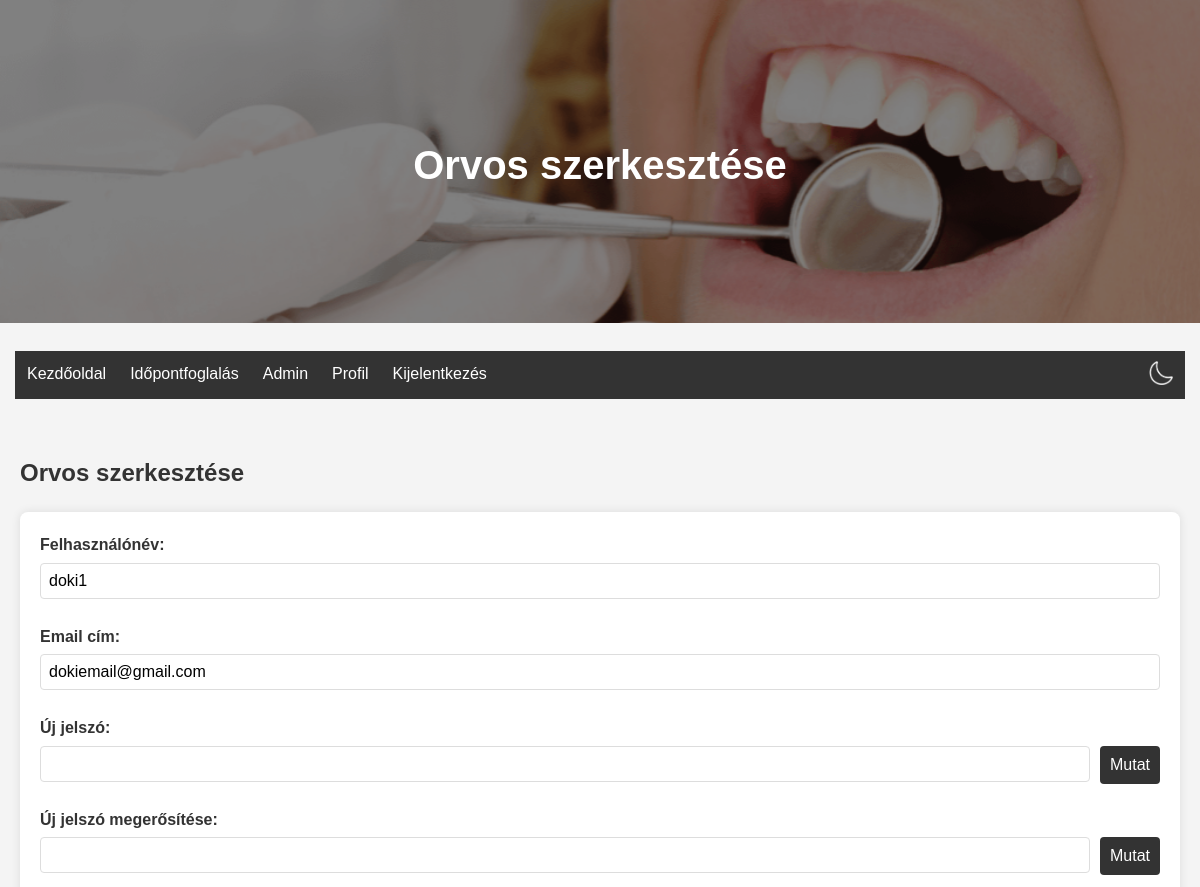
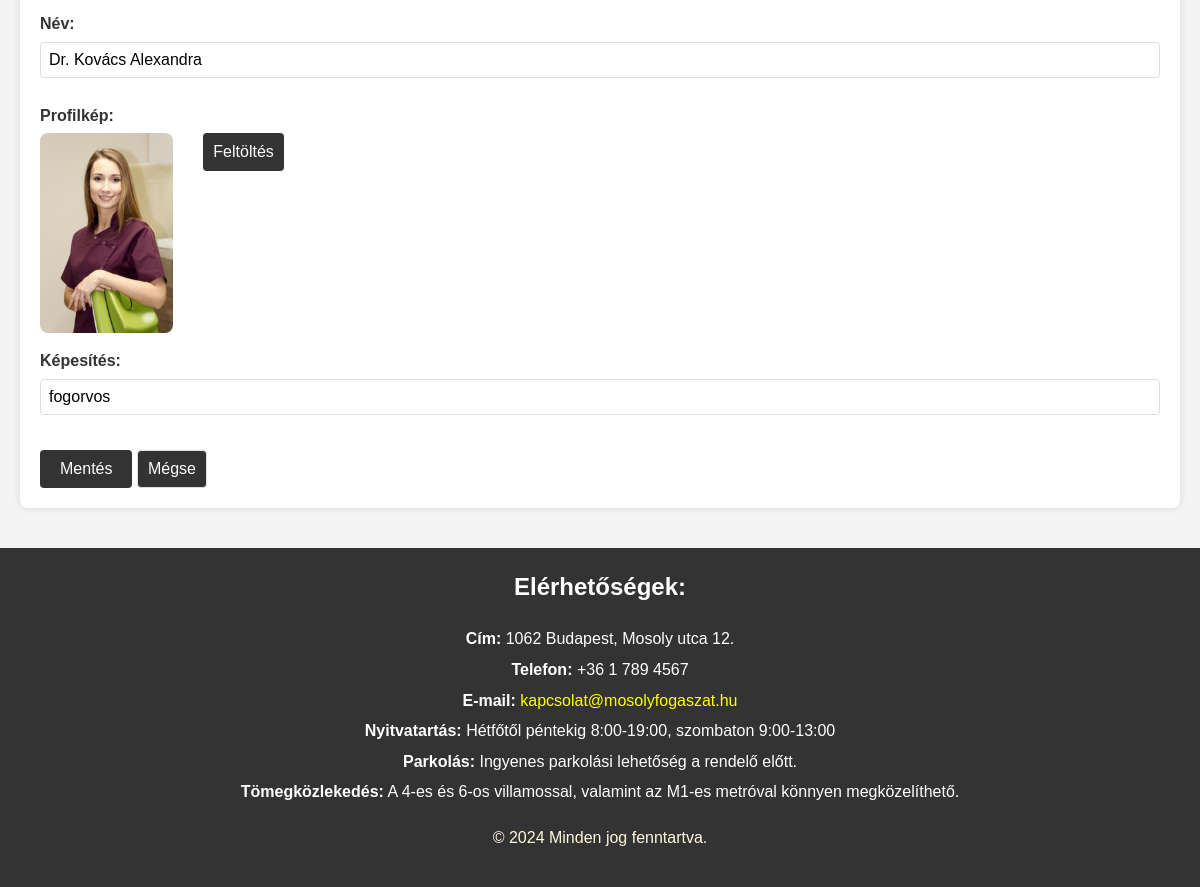
Screenshot of /custom_admin/edit_doctor/cc65bc55-7a77-493e-ace1-826569073719/ (signed in) with the database file from the repository (2 pictures, top to bottom).
### rendeloweboldal/models.py (models this page shows, shortened)
class RendeloUser(AbstractUser):
    id = models.CharField(max_length=64, primary_key=True, default=str(uuid4()))
    email = models.EmailField(unique=True)
    USERNAME_FIELD = 'email'
    REQUIRED_FIELDS = ['username']

class Doctor(models.Model):
    id = models.CharField(max_length=64, primary_key=True)
    name = models.CharField(max_length=255)
    photo = models.ImageField(upload_to='doctor_pictures/', null=True, blank=True)
    qualification = models.TextField(null=True, blank=True)

### rendeloweboldal/views.py (the view)
# urls.py: path('custom_admin/edit_doctor/<str:doctor_id>/', views.edit_doctor, name='edit_doctor'),
@login_required
def edit_doctor(request, doctor_id):
    if not (request.user.is_superuser):
        return redirect('home')
    doctor = get_object_or_404(Doctor, id=doctor_id)
    user = get_object_or_404(RendeloUser, id=doctor_id)
    old_photo_path = doctor.photo.path if doctor.photo else None
    if request.method == 'POST':
        user_form = ProfileForm(request.POST, instance=user)
        doctor_form = DoctorForm(request.POST, request.FILES, instance=doctor)
        if user_form.is_valid() and doctor_form.is_valid():
            user = user_form.save(commit=False)
            if user_form.cleaned_data['password1']:
                user.set_password(user_form.cleaned_data['password1'])
            user.save()
            doctor = doctor_form.save(commit=False)
            if 'photo' in request.FILES and old_photo_path:
                if os.path.exists(old_photo_path):
                    os.remove(old_photo_path)
            doctor.save()
            return redirect('admin_view')
    else:
        user_form = ProfileForm(instance=user)
        doctor_form = DoctorForm(instance=doctor)
    return render(request, 'edit_doctor.html', {'user_form': user_form, 'doctor_form': doctor_form, 'doctor': doctor})

### rendeloweboldal/forms.py (shortened to what this page needs)
class ProfileForm(forms.ModelForm):
    password1 = forms.CharField(widget=forms.PasswordInput, label='Új jelszó', required=False)
    password2 = forms.CharField(widget=forms.PasswordInput, label='Új jelszó megerősítése', required=False)
    class Meta:
        model = RendeloUser
        fields = ['username', 'email', 'password1', 'password2']
    username = forms.CharField(
        max_length=255,
        label='Felhasználónév',
        validators=[RegexValidator(
            regex=r'^[\w.@+\-_]+$',
            message='Enter a valid username. This value may contain only letters, numbers, and @/./+/-/_ characters.'
        )]
    )
    email = forms.EmailField(label='Email cím', widget=forms.EmailInput(attrs={'style': 'width: 100%;'}))

class DoctorForm(forms.ModelForm):
    class Meta:
        model = Doctor
        fields = ['name', 'photo', 'qualification']
    name = forms.CharField(max_length=255, label='Név')
    photo = forms.ImageField(label='Fénykép', required=False, widget=CustomClearableFileInput)
    qualification = forms.CharField(max_length=255, label='Képesítés')
    def __init__(self, *args, **kwargs):
        super().__init__(*args, **kwargs)
        self.fields['photo'].widget.attrs.update({'class': 'custom-file-input'})
        self.fields['photo'].label = 'Fénykép'
        self.fields['photo'].help_text = ''

### rendeloweboldal/templates/edit_doctor.html (shortened to what this page needs)
{% extends "base.html" %}
{% load static %}
{% block header_title %}Orvos szerkesztése{% endblock %}
{% block content %}
<section class="edit-doctor">
    <h2>Orvos szerkesztése</h2>
    <form method="post" enctype="multipart/form-data">
        <div class="form-group">
            <label for="id_username">Felhasználónév:</label>
            {{ user_form.username }}
        </div>
        <div class="form-group">
            <label for="id_email">Email cím:</label>
            {{ user_form.email }}
        </div>
        <div class="form-group">
            <label for="id_password1">Új jelszó:</label>
            <div class="password-container">
                {{ user_form.password1 }}
                <button type="button" onclick="togglePasswordVisibility('id_password1')">Mutat</button>
            </div>
        </div>
        <div class="form-group">
            <label for="id_password2">Új jelszó megerősítése:</label>
            <div class="password-container">
                {{ user_form.password2 }}
                <button type="button" onclick="togglePasswordVisibility('id_password2')">Mutat</button>
            </div>
        </div>
        <div class="form-group">
            <label for="id_name">Név:</label>
            {{ doctor_form.name }}
        </div>
        <div class="form-group">
            <label for="id_photo">Profilkép:</label>
            {{ doctor_form.photo }}
        </div>
        <div class="form-group">
            <label for="id_qualification">Képesítés:</label>
            {{ doctor_form.qualification }}
        </div>
        <button type="submit">Mentés</button>
        <a href="{% url 'admin_view' %}" class="button-like">Mégse</a>
    </form>
</section>
{% endblock %}

### rendeloweboldal/static/Css/style.css (style rules this page uses)
body { font-family: Arial, sans-serif; line-height: 1.6; margin: 0; padding: 0; background-color: #f4f4f4; }
form { background-color: white; padding: 20px; margin-bottom: 20px; border-radius: 8px; box-shadow: 0 0 10px rgba(0, 0, 0, 0.1); }
form label { font-weight: bold; }
form input, form select, form textarea { padding: 10px; border: 1px solid #ddd; border-radius: 4px; font-size: 1em; width: 100%; margin-bottom: 10px; }
form button { padding: 10px 20px; border: none; border-radius: 4px; background-color: #333; color: white; font-size: 1em; cursor: pointer; transition: background-color 0.3s; }
.button-like { display: inline-block; padding: 5px 10px; margin-top: 10px; border: 1px solid #ddd; border-radius: 4px; background-color: #f2f2f2; cursor: pointer; text-decoration: none; color: #333; transition: background-color 0.3s; }
.password-container { display: flex; align-items: center; }
button[type="button"] { margin-left: 10px; padding: 5px 10px; background-color: #333; color: white; border: none; border-radius: 4px; cursor: pointer; transition: background-color 0.3s; height: 38px; align-self: flex-start; }
button { padding: 10px 20px; border: none; border-radius: 4px; background-color: #333; color: white; font-size: 1em; cursor: pointer; transition: background-color 0.3s; }
button[type="button"] { margin-left: 10px; padding: 5px 10px; background-color: #333; color: white; border: none; border-radius: 4px; cursor: pointer; transition: background-color 0.3s; }
.form-group { margin-bottom: 15px; }
.form-group label { display: block; font-weight: bold; margin-bottom: 5px; }
.form-group input, .form-group select, .form-group textarea { width: 100%; padding: 8px; box-sizing: border-box; }

### rendeloweboldal/static/Css/colors_light.css (style rules this page uses)
body, header { background-color: #f4f4f4; color: #333; }
form, .intro, .pricing, .appointments, .appointment, .patient-detail, .working-hours-form, .info-message, .profile, .admin { background-color: white; color: #333; }
.button, .button-like, button, .add-button, .edit-button, .delete-button, .cancel-button, .dialog-box button { background-color: #333; color: white; }

### rows the page displays
RendeloUser: username "doki1", email "dokiemail@gmail.com"
Doctor: name "Dr. Kovács Alexandra", qualification "fogorvos"
